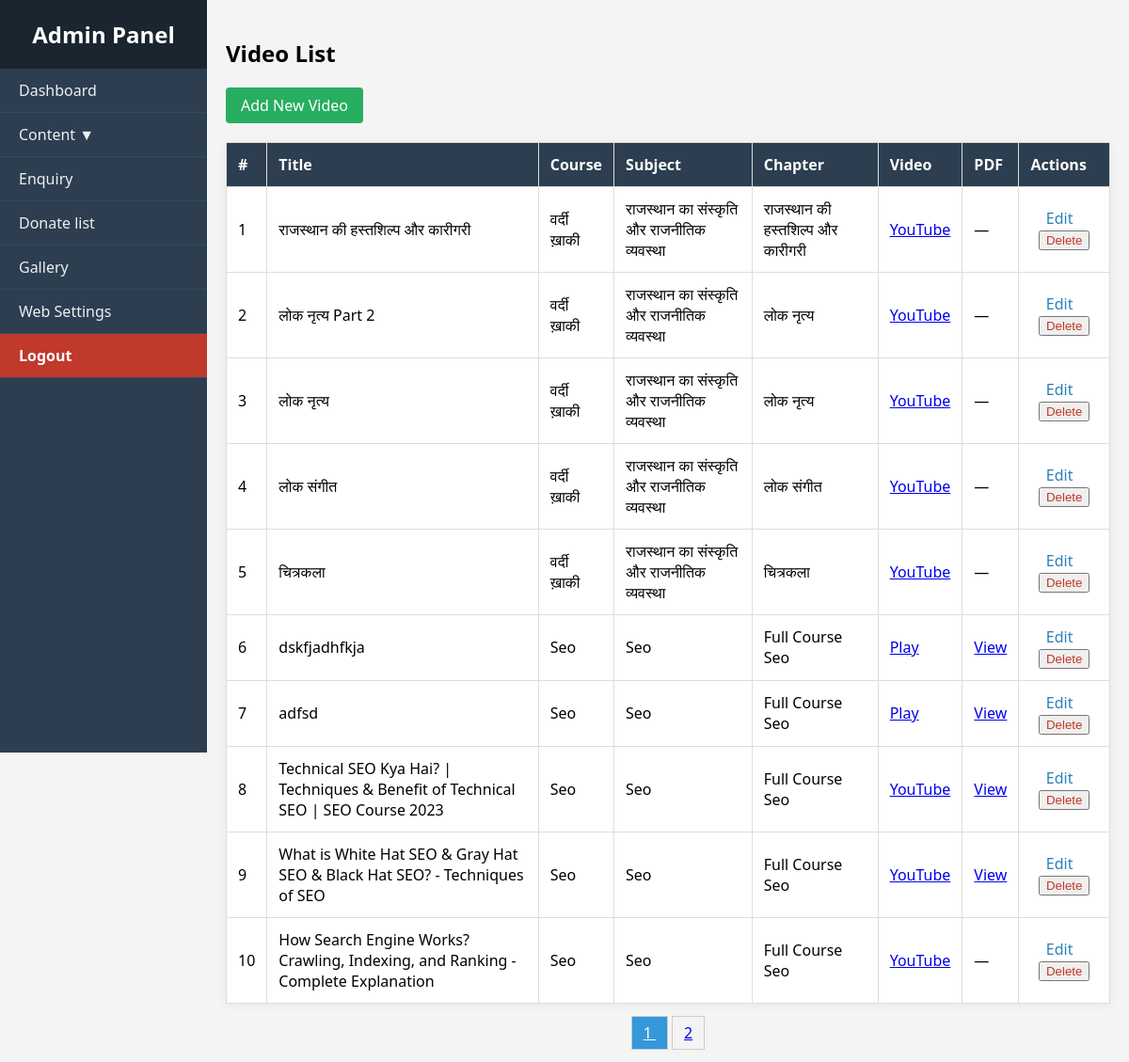
The app's page /admin/video-list.php with its own data.
### tables this page shows
CREATE TABLE `course_videos` (
  `id` int(11) NOT NULL,
  `course_id` int(11) NOT NULL,
  `subject_id` int(11) DEFAULT NULL,
  `chapter_id` int(11) DEFAULT NULL,
  `title` varchar(255) DEFAULT NULL,
  `video_url` text DEFAULT NULL,
  `video_file` varchar(255) DEFAULT NULL,
  `thumbnail` varchar(255) DEFAULT NULL,
  `subject` int(11) DEFAULT NULL,
  `chapter` int(11) DEFAULT NULL,
  `pdf_file` varchar(255) DEFAULT NULL,
  `quality` varchar(10) DEFAULT NULL,
  `slug` varchar(255) DEFAULT NULL
);

CREATE TABLE `courses` (
  `id` int(11) NOT NULL,
  `category_id` int(11) DEFAULT NULL,
  `title` varchar(255) DEFAULT NULL,
  `image` varchar(255) DEFAULT NULL,
  `duration` varchar(100) DEFAULT NULL,
  `price` decimal(10,2) DEFAULT NULL,
  `age_group` varchar(100) DEFAULT NULL,
  `teacher_name` varchar(100) DEFAULT NULL,
  `teacher_image` varchar(255) DEFAULT NULL,
  `video` varchar(255) DEFAULT NULL,
  `video_name` varchar(255) DEFAULT NULL,
  `video_url` text DEFAULT NULL,
  `video_file` varchar(255) DEFAULT NULL,
  `description` text DEFAULT NULL
);

CREATE TABLE `subjects` (
  `id` int(11) NOT NULL,
  `status` int(11) NOT NULL DEFAULT 1,
  `course_id` int(11) NOT NULL,
  `name` varchar(255) NOT NULL,
  `image` varchar(255) DEFAULT NULL
);

CREATE TABLE `chapters` (
  `id` int(11) NOT NULL,
  `subject_id` int(11) NOT NULL,
  `name` varchar(255) NOT NULL
);

### admin/video-list.php (the view, shortened to what this page needs)
<?php
include 'db.php';
$courses  = $conn->query("SELECT id, title FROM courses ORDER BY title");
$subjects = $conn->query("SELECT id, name FROM subjects ORDER BY name");
$chapters = $conn->query("SELECT id, name FROM chapters ORDER BY name");
$edit_id = isset($_GET['edit']) ? (int)$_GET['edit'] : 0;
$edit_data = [];
$limit = 10;
$page = isset($_GET['page']) ? max(1, (int)$_GET['page']) : 1;
$offset = ($page - 1) * $limit;
$total_videos_res = $conn->query("SELECT COUNT(*) AS total FROM course_videos");
$total_videos = $total_videos_res->fetch_assoc()['total'];
$total_pages = ceil($total_videos / $limit);
$videos = $conn->query("
    SELECT v.*, c.title AS course_title, s.name AS subject_name, ch.name AS chapter_name
    FROM course_videos v
    LEFT JOIN courses c ON v.course_id = c.id
    LEFT JOIN subjects s ON v.subject_id = s.id
    LEFT JOIN chapters ch ON v.chapter_id = ch.id
    ORDER BY v.id DESC
    LIMIT $offset, $limit
");
include 'header.php';
?>
<?php if ($edit_id && $edit_data): ?>
    <div class="form-container">
        <h2>Edit Video</h2>
        <form method="POST" action="" enctype="multipart/form-data">
            <input type="hidden" name="update_id" value="<?= $edit_data['id'] ?>">
            <label>Course:</label>
            <select name="course_id" required>
                <?php $courses->data_seek(0); while ($row = $courses->fetch_assoc()): ?>
                    <option value="<?= $row['id'] ?>" <?= $row['id'] == $edit_data['course_id'] ? 'selected' : '' ?>>
                        <?= htmlspecialchars($row['title']) ?>
                    </option>
                <?php endwhile; ?>
            </select>
            <label>Subject:</label>
            <select name="subject_id" required>
                <?php $subjects->data_seek(0); while ($row = $subjects->fetch_assoc()): ?>
                    <option value="<?= $row['id'] ?>" <?= $row['id'] == $edit_data['subject_id'] ? 'selected' : '' ?>>
                        <?= htmlspecialchars($row['name']) ?>
                    </option>
                <?php endwhile; ?>
            </select>
            <label>Chapter:</label>
            <select name="chapter_id" required>
                <?php $chapters->data_seek(0); while ($row = $chapters->fetch_assoc()): ?>
                    <option value="<?= $row['id'] ?>" <?= $row['id'] == $edit_data['chapter_id'] ? 'selected' : '' ?>>
                        <?= htmlspecialchars($row['name']) ?>
                    </option>
                <?php endwhile; ?>
            </select>
            <label>Title:</label>
            <input type="text" name="title" value="<?= htmlspecialchars($edit_data['title']) ?>" required>
            <label>YouTube URL:</label>
            <input type="text" name="video_url" value="<?= htmlspecialchars($edit_data['video_url']) ?>">
            <label>Upload Video File:</label>
            <input type="file" name="video_file" accept="video/*">
            <?php if (!empty($edit_data['thumbnail'])): ?>
                <p>Current Thumbnail:<br><img src="uploads/thumbnails/<?= $edit_data['thumbnail'] ?>" style="max-width:150px;"></p>
            <?php endif; ?>
            <label>Change Thumbnail:</label>
            <input type="file" name="thumbnail" accept="image/*">
            <label>PDF File:</label>
            <input type="file" name="pdf_file" accept="application/pdf">
            <?php if (!empty($edit_data['pdf_file'])): ?>
                <p>Current PDF: <a href="uploads/pdfs/<?= $edit_data['pdf_file'] ?>" target="_blank">View</a></p>
            <?php endif; ?>
            <button type="submit">Update Video</button>
            <a href="video-list.php" class="cancel-btn">Cancel</a>
        </form>
    </div>
<?php else: ?>
<h2>Video List</h2>
<a href="add-video.php" class="add-btn">Add New Video</a>
<table class="styled-table">
    <thead>
        <tr>
            <th>#</th>
            <th>Title</th>
            <th>Course</th>
            <th>Subject</th>
            <th>Chapter</th>
            <th>Video</th>
            <th>PDF</th>
            <th>Actions</th>
        </tr>
    </thead>
    <tbody>
        <?php if ($videos->num_rows > 0): $i = $offset + 1; ?>
            <?php while ($row = $videos->fetch_assoc()): ?>
                <tr>
                    <td><?= $i++ ?></td>
                    <td><?= htmlspecialchars($row['title']) ?></td>
                    <td><?= htmlspecialchars($row['course_title'] ?? '—') ?></td>
                    <td><?= htmlspecialchars($row['subject_name'] ?? '—') ?></td>
                    <td><?= htmlspecialchars($row['chapter_name'] ?? '—') ?></td>
                    <td>
                        <?php if ($row['video_url']): ?>
                            <a href="<?= $row['video_url'] ?>" target="_blank">YouTube</a>
                        <?php elseif ($row['video_file']): ?>
                            <a href="uploads/videos/<?= $row['video_file'] ?>" target="_blank">Play</a>
                        <?php else: ?> — <?php endif; ?>
                    </td>
                    <td>
                        <?php if ($row['pdf_file']): ?>
                            <a href="uploads/pdfs/<?= $row['pdf_file'] ?>" target="_blank">View</a>
                        <?php else: ?> — <?php endif; ?>
                    </td>
                    <td>
                        <a href="?edit=<?= $row['id'] ?>" class="edit-btn">Edit</a>
                        <form method="POST" style="display:inline;" onsubmit="return confirm('Delete this video?');">
                            <button type="submit" class="delete-btn">Delete</button>
                        </form>
                    </td>
                </tr>
            <?php endwhile; ?>
        <?php else: ?>
            <tr><td colspan="8" style="text-align:center;">No videos found.</td></tr>
        <?php endif; ?>
    </tbody>
</table>
<div style="margin-top:20px; text-align:center;">
    <?php for ($p = 1; $p <= $total_pages; $p++): ?>
        <a href="?page=<?= $p ?>" style="padding:6px 12px; margin:2px; border:1px solid #ccc; <?= $p == $page ? 'background:#3498db; color:#fff;' : '' ?>">
            <?= $p ?>
        </a>
    <?php endfor; ?>
</div>
<?php endif; ?>

### admin/header.php (style rules this page uses)
* { box-sizing: border-box; }
body { margin: 0; font-family: 'Segoe UI', sans-serif; background-color: #f4f4f4; }
.add-btn { display: inline-block; background: #27ae60; color: white; padding: 8px 16px; text-decoration: none; border-radius: 4px; margin-bottom: 20px; }
.styled-table { width: 100%; border-collapse: collapse; background: white; box-shadow: 0 2px 10px rgba(0, 0, 0, 0.05); }
.styled-table th, .styled-table td { padding: 12px; border: 1px solid #ddd; text-align: left; }
.styled-table td:last-child { text-align: center; }
.styled-table th { background-color: #2c3e50; color: white; }
.edit-btn { color: #2980b9; text-decoration: none; margin-right: 10px; }
.delete-btn { color: #c0392b; text-decoration: none; }

### records on screen
course_videos: title "राजस्थान की हस्तशिल्प और कारीगरी", course.title "वर्दी ख़ाकी", subject.name "राजस्थान का संस्कृति और राजनीतिक व्यवस्था", chapter.name "राजस्थान की हस्तशिल्प और कारीगरी"
course_videos: title "लोक नृत्य Part 2", course.title "वर्दी ख़ाकी", subject.name "राजस्थान का संस्कृति और राजनीतिक व्यवस्था", chapter.name "लोक नृत्य"
course_videos: title "लोक नृत्य", course.title "वर्दी ख़ाकी", subject.name "राजस्थान का संस्कृति और राजनीतिक व्यवस्था", chapter.name "लोक नृत्य"
course_videos: title "लोक संगीत", course.title "वर्दी ख़ाकी", subject.name "राजस्थान का संस्कृति और राजनीतिक व्यवस्था", chapter.name "लोक संगीत"
course_videos: title "चित्रकला", course.title "वर्दी ख़ाकी", subject.name "राजस्थान का संस्कृति और राजनीतिक व्यवस्था", chapter.name "चित्रकला"
course_videos: title "dskfjadhfkja", course.title "Seo", subject.name "Seo", chapter.name "Full Course Seo"
course_videos: title "adfsd", course.title "Seo", subject.name "Seo", chapter.name "Full Course Seo"
course_videos: title "Technical SEO Kya Hai? | Techniques & Benefit of Technical SEO | SEO Course 2023", course.title "Seo", subject.name "Seo", chapter.name "Full Course Seo"
course_videos: title "What is White Hat SEO & Gray Hat SEO & Black Hat SEO? - Techniques of SEO", course.title "Seo", subject.name "Seo", chapter.name "Full Course Seo"
course_videos: title "How Search Engine Works? Crawling, Indexing, and Ranking - Complete Explanation", course.title "Seo", subject.name "Seo", chapter.name "Full Course Seo"
